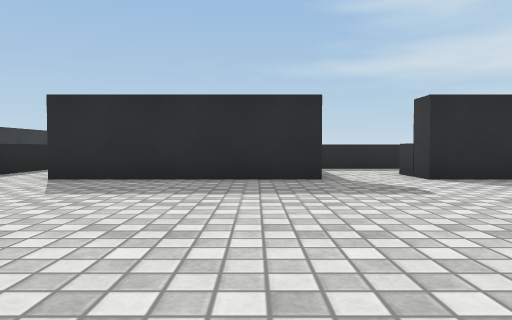
view 1 (above)

17 first-person views from a walk through a Unity game level. The camera is 0.59 m above the floor, tilts 2° down and sees 70° across. The floor is counted in squares, 1 m on a side. Each view is taken from the middle of a square. On the plan, view 1 faces up. The plan holds only what a view shows up to about 10 squares ahead; the rest is blank. The place goes on beyond the plan. Some animated figures are not drawn. Surface patterns are stand-ins for the level's own textures.

view 2
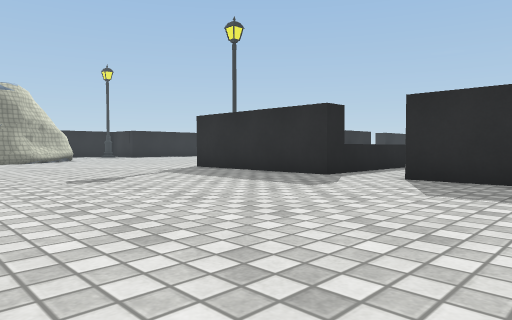

view 3
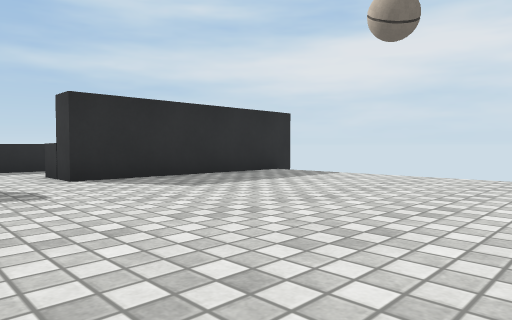

view 4
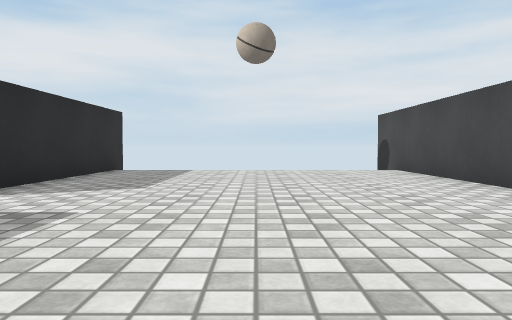

view 5
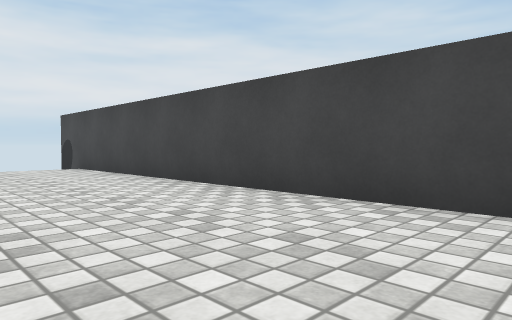

view 6
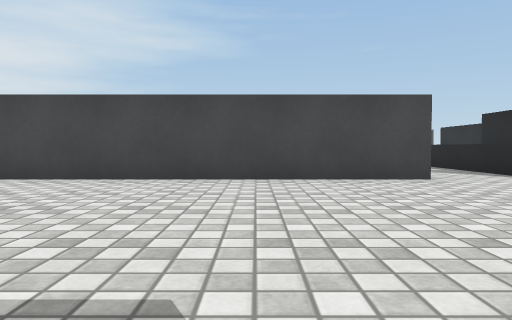

view 7
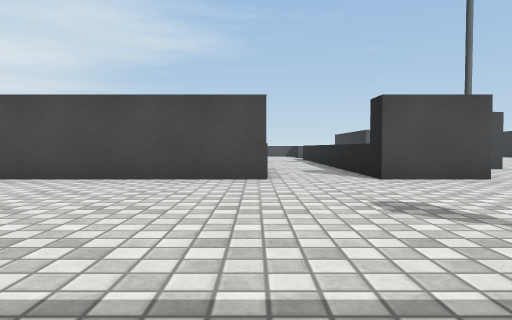

view 8
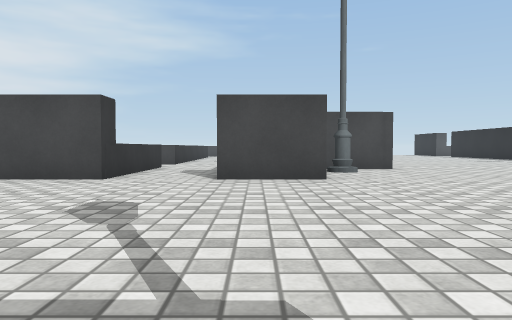

view 9
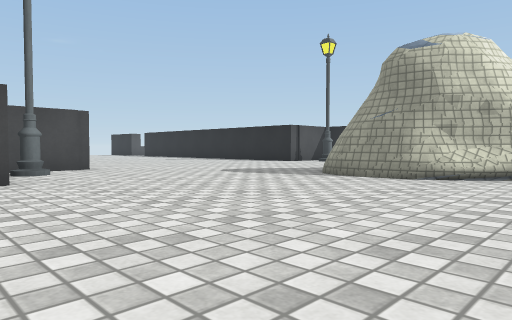

view 10
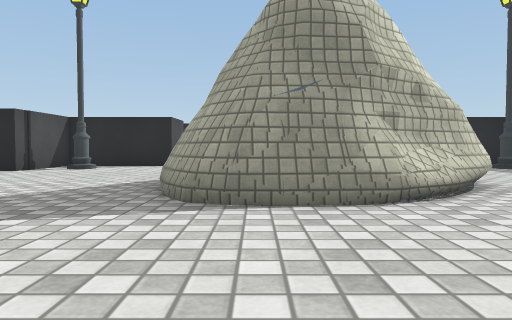

view 11
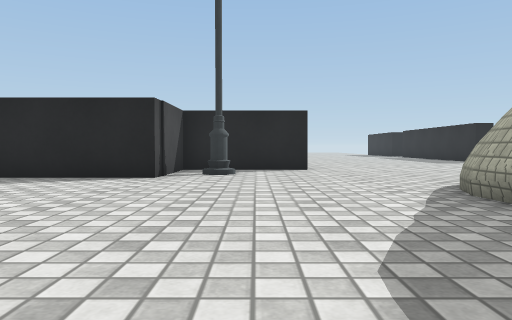

view 12
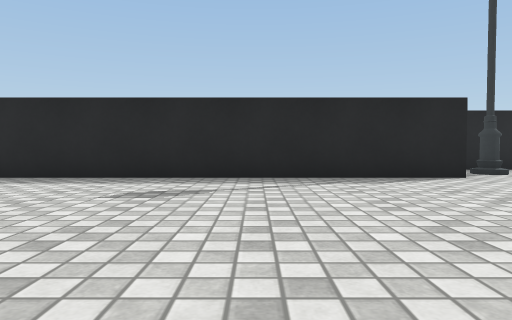

view 13
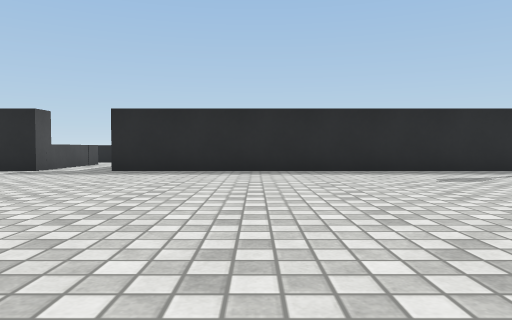

view 14
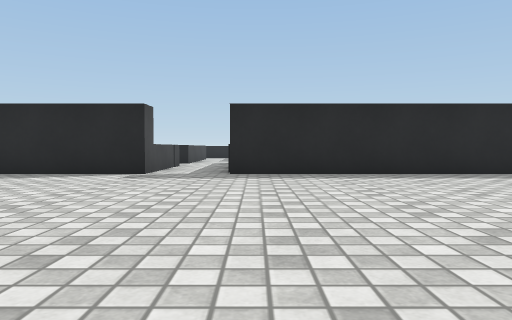

view 15
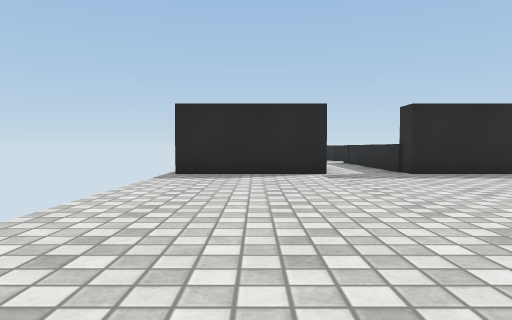

view 16
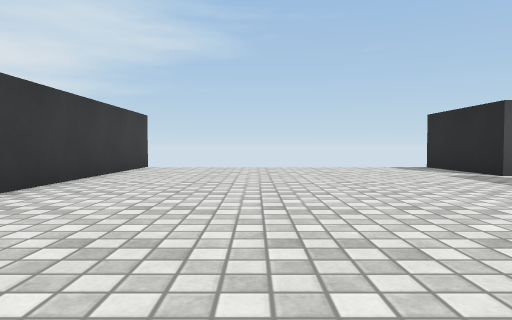

view 17
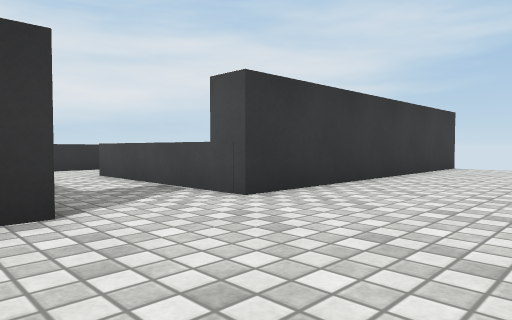

### Floor plan
Key: @ floor where view 1 was taken; # wall or solid block; . floor; ^ raised ledge; B block; O other object.
Columns run from 24 left of view 1 to 9 right of it. Each row starts with its distance up from view 1.
  8                   ^.^     .^
  7      .         ####.######.#######
  6      ...    .....................
  5        #.........................
  4        #^........................
  3 ..     ##........................
  2 ....   ##........................
  1 .....####........................
  0 ........................@........
 -1 #.............#B..################
 -2 #.............#^..^
 -3 #.O..........O#^..^
 -4 #BB#........###^..^
 -5  B #...
 -6    #.....
 -7    #......
 -8    #.......
 -9    #......
-10    #.....
-11    #........
-12    #........^^
-13    #.............
-14    #........^^^^..^
-15    #........#    .#
-16  ^##........#
-17  ...........#
-18  ...........#
-19  ^##........#
-20    #........#
-21    #........#

Where each view was taken, in squares from view 1:
view 1: 0 up, 0 right, facing up
view 2: 0 up, 1 left, facing up-left
view 3: 0 up, 1 right, facing up-right
view 4: 3 up, 1 left, facing right
view 5: 3 up, 2 left, facing down-right
view 6: 6 up, 3 left, facing down
view 7: 6 up, 6 left, facing down
view 8: 6 up, 9 left, facing down
view 9: 6 up, 9 left, facing down-left
view 10: 2 up, 12 left, facing left
view 11: 2 down, 14 left, facing left
view 12: 8 down, 14 left, facing left
view 13: 13 down, 12 left, facing left
view 14: 16 down, 13 left, facing left
view 15: 20 down, 13 left, facing left
view 16: 11 down, 16 left, facing down
view 17: 11 down, 16 left, facing down-right
